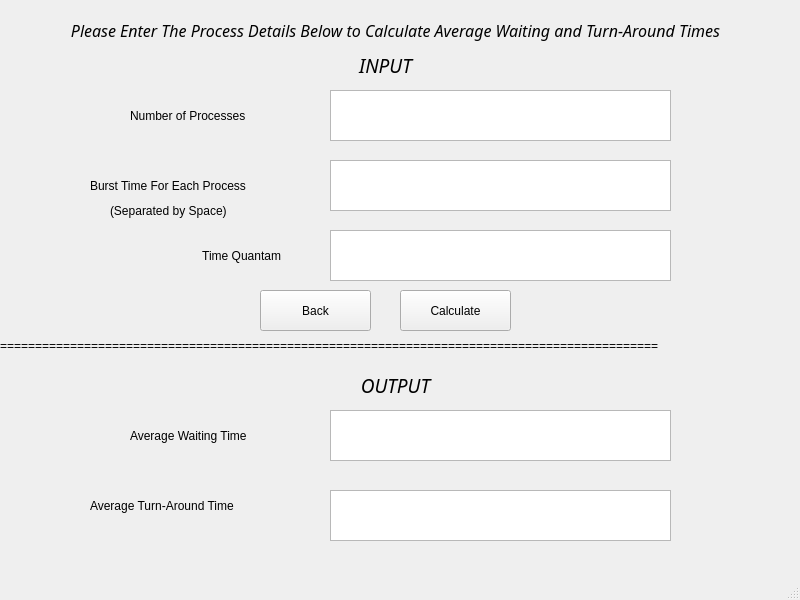
<?xml version="1.0" encoding="UTF-8"?>
<ui version="4.0">
 <class>RR</class>
 <widget class="QMainWindow" name="RR">
  <property name="geometry">
   <rect>
    <x>0</x>
    <y>0</y>
    <width>800</width>
    <height>600</height>
   </rect>
  </property>
  <property name="windowTitle">
   <string>MainWindow</string>
  </property>
  <widget class="QWidget" name="centralwidget">
   <widget class="QLabel" name="label_9">
    <property name="geometry">
     <rect>
      <x>-10</x>
      <y>40</y>
      <width>791</width>
      <height>51</height>
     </rect>
    </property>
    <property name="font">
     <font>
      <family>Umpush</family>
      <pointsize>14</pointsize>
      <italic>true</italic>
     </font>
    </property>
    <property name="text">
     <string>INPUT</string>
    </property>
    <property name="alignment">
     <set>Qt::AlignCenter</set>
    </property>
   </widget>
   <widget class="QLabel" name="label_3">
    <property name="geometry">
     <rect>
      <x>90</x>
      <y>160</y>
      <width>201</width>
      <height>51</height>
     </rect>
    </property>
    <property name="text">
     <string>Burst Time For Each Process</string>
    </property>
   </widget>
   <widget class="QTextEdit" name="Process_inp">
    <property name="geometry">
     <rect>
      <x>330</x>
      <y>90</y>
      <width>341</width>
      <height>51</height>
     </rect>
    </property>
   </widget>
   <widget class="QLabel" name="label_4">
    <property name="geometry">
     <rect>
      <x>110</x>
      <y>200</y>
      <width>201</width>
      <height>21</height>
     </rect>
    </property>
    <property name="text">
     <string>(Separated by Space)</string>
    </property>
   </widget>
   <widget class="QPushButton" name="Calc_Btn">
    <property name="geometry">
     <rect>
      <x>400</x>
      <y>290</y>
      <width>111</width>
      <height>41</height>
     </rect>
    </property>
    <property name="text">
     <string>Calculate</string>
    </property>
   </widget>
   <widget class="QLabel" name="label_10">
    <property name="geometry">
     <rect>
      <x>60</x>
      <y>230</y>
      <width>221</width>
      <height>51</height>
     </rect>
    </property>
    <property name="text">
     <string>Time Quantam</string>
    </property>
    <property name="alignment">
     <set>Qt::AlignRight|Qt::AlignTrailing|Qt::AlignVCenter</set>
    </property>
   </widget>
   <widget class="QLabel" name="label_5">
    <property name="geometry">
     <rect>
      <x>0</x>
      <y>360</y>
      <width>791</width>
      <height>51</height>
     </rect>
    </property>
    <property name="font">
     <font>
      <family>Umpush</family>
      <pointsize>14</pointsize>
      <italic>true</italic>
     </font>
    </property>
    <property name="text">
     <string>OUTPUT</string>
    </property>
    <property name="alignment">
     <set>Qt::AlignCenter</set>
    </property>
   </widget>
   <widget class="QLabel" name="label_6">
    <property name="geometry">
     <rect>
      <x>0</x>
      <y>320</y>
      <width>1031</width>
      <height>51</height>
     </rect>
    </property>
    <property name="text">
     <string>==============================================================================================</string>
    </property>
   </widget>
   <widget class="QTextEdit" name="Process_TAT">
    <property name="geometry">
     <rect>
      <x>330</x>
      <y>490</y>
      <width>341</width>
      <height>51</height>
     </rect>
    </property>
   </widget>
   <widget class="QLabel" name="label">
    <property name="geometry">
     <rect>
      <x>0</x>
      <y>0</y>
      <width>791</width>
      <height>61</height>
     </rect>
    </property>
    <property name="font">
     <font>
      <family>Umpush</family>
      <pointsize>12</pointsize>
      <italic>true</italic>
     </font>
    </property>
    <property name="text">
     <string>Please Enter The Process Details Below to Calculate Average Waiting and Turn-Around Times</string>
    </property>
    <property name="alignment">
     <set>Qt::AlignCenter</set>
    </property>
   </widget>
   <widget class="QLabel" name="label_7">
    <property name="geometry">
     <rect>
      <x>90</x>
      <y>480</y>
      <width>201</width>
      <height>51</height>
     </rect>
    </property>
    <property name="text">
     <string>Average Turn-Around Time</string>
    </property>
   </widget>
   <widget class="QLabel" name="label_8">
    <property name="geometry">
     <rect>
      <x>130</x>
      <y>410</y>
      <width>191</width>
      <height>51</height>
     </rect>
    </property>
    <property name="text">
     <string>Average Waiting Time</string>
    </property>
   </widget>
   <widget class="QTextEdit" name="Process_BT_2">
    <property name="geometry">
     <rect>
      <x>330</x>
      <y>230</y>
      <width>341</width>
      <height>51</height>
     </rect>
    </property>
   </widget>
   <widget class="QTextEdit" name="Process_BT">
    <property name="geometry">
     <rect>
      <x>330</x>
      <y>160</y>
      <width>341</width>
      <height>51</height>
     </rect>
    </property>
   </widget>
   <widget class="QLabel" name="label_11">
    <property name="geometry">
     <rect>
      <x>120</x>
      <y>270</y>
      <width>201</width>
      <height>21</height>
     </rect>
    </property>
    <property name="text">
     <string/>
    </property>
   </widget>
   <widget class="QLabel" name="label_2">
    <property name="geometry">
     <rect>
      <x>130</x>
      <y>90</y>
      <width>191</width>
      <height>51</height>
     </rect>
    </property>
    <property name="text">
     <string>Number of Processes</string>
    </property>
   </widget>
   <widget class="QTextEdit" name="Process_WT">
    <property name="geometry">
     <rect>
      <x>330</x>
      <y>410</y>
      <width>341</width>
      <height>51</height>
     </rect>
    </property>
   </widget>
   <widget class="QPushButton" name="Calc_Btn_2">
    <property name="geometry">
     <rect>
      <x>260</x>
      <y>290</y>
      <width>111</width>
      <height>41</height>
     </rect>
    </property>
    <property name="text">
     <string>Back</string>
    </property>
   </widget>
  </widget>
  <widget class="QMenuBar" name="menubar">
   <property name="geometry">
    <rect>
     <x>0</x>
     <y>0</y>
     <width>800</width>
     <height>22</height>
    </rect>
   </property>
  </widget>
  <widget class="QStatusBar" name="statusbar"/>
 </widget>
 <resources/>
 <connections/>
</ui>
